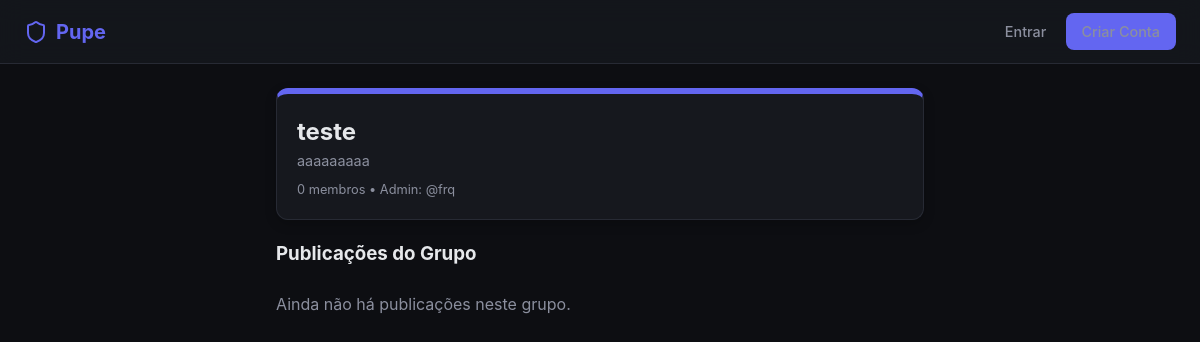
The page /grupo/1 on the database its author committed.
### tables this page shows
CREATE TABLE groups (
                id INTEGER PRIMARY KEY AUTOINCREMENT,
                name TEXT NOT NULL,
                description TEXT DEFAULT '',
                avatar_url TEXT DEFAULT '/static/default-group.png',
                owner_id INTEGER NOT NULL,
                created_at TIMESTAMP DEFAULT CURRENT_TIMESTAMP,
                FOREIGN KEY (owner_id) REFERENCES users (id) ON DELETE CASCADE
            );

CREATE TABLE users (
                id INTEGER PRIMARY KEY AUTOINCREMENT,
                username TEXT UNIQUE NOT NULL,
                display_name TEXT,
                email TEXT UNIQUE NOT NULL,
                password_hash TEXT NOT NULL,
                bio TEXT DEFAULT '',
                avatar_url TEXT DEFAULT '/static/default-avatar.png',
                reset_token TEXT DEFAULT NULL,
                reset_token_expires TEXT DEFAULT NULL,
                is_verified INTEGER DEFAULT 1,
                created_at TIMESTAMP DEFAULT CURRENT_TIMESTAMP
            );

### main.py (the view)
@app.route('/grupo/<int:group_id>')
def detalhes_grupo(group_id):
    db = get_db()
    group = db.execute("SELECT g.*, u.username as owner_name FROM groups g JOIN users u ON g.owner_id = u.id WHERE g.id = ?", (group_id,)).fetchone()
    if not group:
        flash('Grupo não encontrado.', 'error')
        return redirect(url_for('lista_grupos'))
    members_count = db.execute("SELECT COUNT(*) as count FROM group_members WHERE group_id = ?", (group_id,)).fetchone()['count']
    is_member = False
    if 'user_id' in session:
        is_member = bool(db.execute("SELECT 1 FROM group_members WHERE group_id = ? AND user_id = ?", (group_id, session['user_id'])).fetchone())
    posts = db.execute('''
        SELECT p.*, u.username, u.display_name, u.avatar_url
        FROM posts p JOIN users u ON p.user_id = u.id
        WHERE p.group_id = ? ORDER BY p.created_at DESC
    ''', (group_id,)).fetchall()
    return render_template('grupo_detalhes.html', group=group, members_count=members_count, is_member=is_member, posts=posts)

### main.py (called while the page is built, shortened)
def get_db():
    if 'db' not in g:
        g.db = sqlite3.connect(DATABASE)
        g.db.row_factory = sqlite3.Row
    return g.db

@app.context_processor
def inject_user_context():
    return dict(current_user=None, unread_notifications=0)

### templates/grupo_detalhes.html (shortened to what this page needs)
{% extends "base.html" %}
{% block content %}
<div class="card" style="border-top: 6px solid {{ group.theme_color or '#6366f1' }};">
    <div style="display:flex; justify-content:space-between; align-items:center;">
        <div>
            <h2>{{ group.name }}</h2>
            <p style="color:var(--text-muted); font-size:0.9rem;">{{ group.description }}</p>
            <span style="font-size:0.8rem; color:var(--text-muted); margin-top:0.5rem; display:block;">
                {{ members_count }} membros • Admin: @{{ group.owner_name }}
            </span>
        </div>
    </div>
</div>
<h3>Publicações do Grupo</h3>
<br>
{% for post in posts %}
<div class="card">
    <strong>@{{ post.username }}</strong>
    <p style="margin-top:0.5rem;">{{ post.content }}</p>
    {% if post.image_url %}
        <img src="{{ post.image_url }}" style="width:100%; max-height:300px; object-fit:cover; border-radius:8px; margin-top:0.5rem;" alt="Foto">
    {% endif %}
</div>
{% else %}
<p style="color:var(--text-muted);">Ainda não há publicações neste grupo.</p>
{% endfor %}
{% endblock %}

### templates/base.html (style rules this page uses)
:root { --bg: #0d0e12; --card-bg: #16181e; --card-hover: #1c1f28; --border: #272a34; --text: #e6e8eb; --text-muted: #8b8f9e; --primary: #6366f1; --primary-hover: #4f46e5; --danger: #ef4444; --accent: #10b981; }
* { box-sizing: border-box; margin: 0; padding: 0; font-family: -apple-system, BlinkMacSystemFont, "Segoe UI", Roboto, sans-serif; }
body { background-color: var(--bg); color: var(--text); line-height: 1.5; padding-bottom: 2rem; }
.card { background: var(--card-bg); border: 1px solid var(--border); border-radius: 12px; padding: 1.25rem; margin-bottom: 1.25rem; box-shadow: 0 4px 12px rgba(0, 0, 0, 0.2); }

### rows shown on the page
groups: name "teste", description "aaaaaaaaa"
users: owner_name "frq"

### other values the page prints
{{ members_count }} "0"
